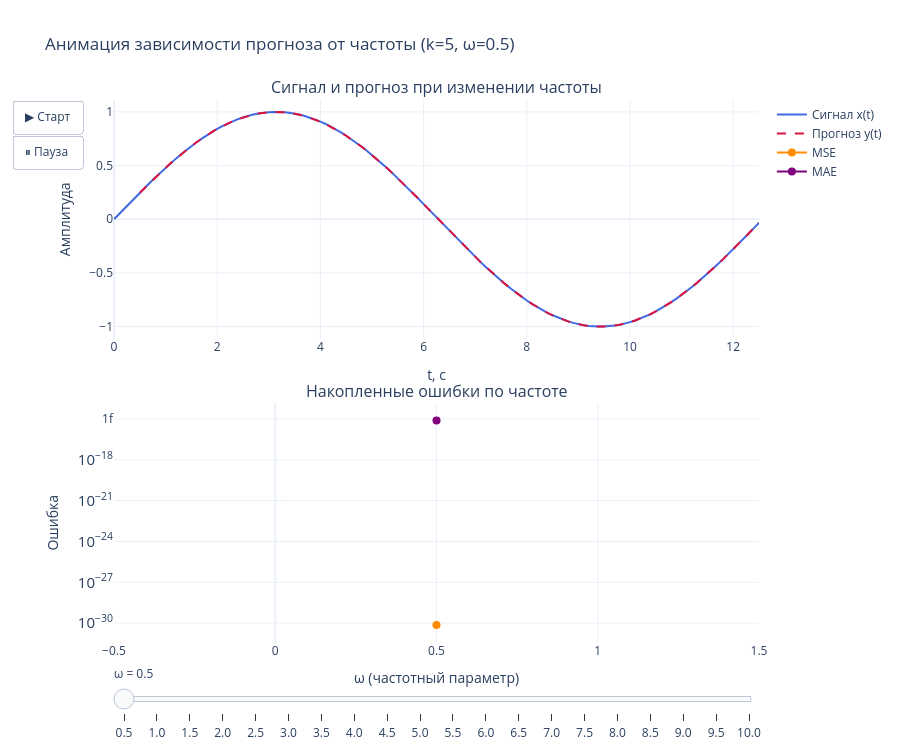

Notebook cell for this chart:
### Markdown cell above
### Влияние частоты сигнала

Исследуем, как частотный параметр $\omega$ в $x(t) = \sin(\omega t)$ влияет на точность прогнозирования при фиксированном $k = 5$.

### Code cell
freq_values = np.arange(0.5, 10.5, 0.5)
k_fixed = 5
mse_by_freq = []
mae_by_freq = []
signals_by_freq = []
predictions_by_freq = []

for f in freq_values:
    x_f = np.sin(f * t)
    W_f, P_f, T_f = build_linear_nn(x_f, k_fixed)
    y_f = predict(W_f, P_f).flatten()
    e_f = x_f[k_fixed:] - y_f
    mse_by_freq.append(np.mean(e_f ** 2))
    mae_by_freq.append(np.mean(np.abs(e_f)))
    signals_by_freq.append(x_f)
    predictions_by_freq.append(y_f)

fig_freq = make_subplots(
    rows=2, cols=1,
    subplot_titles=(
        'Сигнал и прогноз при изменении частоты',
        'Накопленные ошибки по частоте'
    ),
    vertical_spacing=0.12
)

fig_freq.add_trace(go.Scatter(
    x=t, y=signals_by_freq[0],
    mode='lines',
    line=dict(width=2, color='royalblue'),
    name='Сигнал x(t)'
), row=1, col=1)

fig_freq.add_trace(go.Scatter(
    x=t[k_fixed:], y=predictions_by_freq[0],
    mode='lines',
    line=dict(width=2, color='crimson', dash='dash'),
    name='Прогноз y(t)'
), row=1, col=1)

fig_freq.add_trace(go.Scatter(
    x=freq_values[:1], y=mse_by_freq[:1],
    mode='lines+markers',
    marker=dict(size=8, color='darkorange'),
    line=dict(width=2, color='darkorange'),
    name='MSE'
), row=2, col=1)

fig_freq.add_trace(go.Scatter(
    x=freq_values[:1], y=mae_by_freq[:1],
    mode='lines+markers',
    marker=dict(size=8, color='purple'),
    line=dict(width=2, color='purple'),
    name='MAE'
), row=2, col=1)

frames_freq = []
for idx, f in enumerate(freq_values):
    frames_freq.append(go.Frame(
        data=[
            go.Scatter(x=t, y=signals_by_freq[idx]),
            go.Scatter(x=t[k_fixed:], y=predictions_by_freq[idx]),
            go.Scatter(x=freq_values[:idx + 1], y=mse_by_freq[:idx + 1]),
            go.Scatter(x=freq_values[:idx + 1], y=mae_by_freq[:idx + 1]),
        ],
        traces=[0, 1, 2, 3],
        name=f'{f:.1f}',
        layout=go.Layout(title=f'Анимация зависимости прогноза от частоты (k={k_fixed}, ω={f:.1f})')
    ))

fig_freq.frames = frames_freq
fig_freq.update_xaxes(title_text='t, c', row=1, col=1)
fig_freq.update_xaxes(title_text='ω (частотный параметр)', row=2, col=1)
fig_freq.update_yaxes(title_text='Амплитуда', row=1, col=1)
fig_freq.update_yaxes(title_text='Ошибка', row=2, col=1, type='log')

fig_freq.update_layout(
    title=f'Анимация зависимости прогноза от частоты (k={k_fixed}, ω={freq_values[0]:.1f})',
    template='plotly_white',
    height=750,
    updatemenus=[dict(
        type='buttons',
        showactive=False,
        buttons=[
            dict(label='▶ Старт', method='animate', args=[None, dict(frame=dict(duration=800, redraw=True), fromcurrent=True)]),
            dict(label='⏸ Пауза', method='animate', args=[[None], dict(frame=dict(duration=0, redraw=False), mode='immediate')]),
        ]
    )],
    sliders=[dict(
        active=0,
        currentvalue=dict(prefix='ω = '),
        steps=[
            dict(
                method='animate',
                args=[[f'{freq:.1f}'], dict(frame=dict(duration=0, redraw=True), mode='immediate')],
                label=f'{freq:.1f}'
            )
            for freq in freq_values
        ]
    )]
)

fig_freq.write_html("outputs/mse_vs_freq.html")
fig_freq.show()

print("\n   ω   |    MSE       |    MAE")
print("-------|--------------|-------------")
for f, m, a in zip(freq_values, mse_by_freq, mae_by_freq):
    print(f"  {f:4.1f} |  {m:.6e}  |  {a:.6e}")

### Figure 1 — Plotly figure (JSON) as saved in the notebook; plotly's stock layout.template omitted (floating-point values rounded to 4 significant figures)
{"data": [{"line": {"color": "royalblue", "width": 2}, "mode": "lines", "name": "Сигнал x(t)", "type": "scatter", "x": [0.0, 0.1, 0.2, 0.3, 0.4, 0.5, 0.6, 0.7, 0.8, 0.9, 1.0, 1.1, 1.2, 1.3, 1.4, 1.5, 1.6, 1.7, 1.8, 1.9, 2.0, 2.1, 2.2, 2.3, 2.4, 2.5, 2.6, 2.7, 2.8, 2.9, 3.0, 3.1, 3.2, 3.3, 3.4, 3.5, 3.6, 3.7, 3.8, 3.9, 4.0, 4.1, 4.2, 4.3, 4.4, 4.5, 4.6, 4.7, 4.8, 4.9, 5.0, 5.1, 5.2, 5.3, 5.4, 5.5, 5.6, 5.7, 5.8, 5.9, 6.0, 6.1, 6.2, 6.3, 6.4, 6.5, 6.6, 6.7, 6.8, 6.9, 7.0, 7.1, 7.2, 7.3, 7.4, 7.5, 7.6, 7.7, 7.8, 7.9, 8.0, 8.1, 8.2, 8.3, 8.4, 8.5, 8.6, 8.7, 8.8, 8.9, 9.0, 9.1, 9.2, 9.3, 9.4, 9.5, 9.6, 9.7, 9.8, 9.9, 10.0, 10.1, 10.2, 10.3, 10.4, 10.5, 10.6, 10.7, 10.8, 10.9, 11.0, 11.1, 11.2, 11.3, 11.4, 11.5, 11.6, 11.7, 11.8, 11.9, 12.0, 12.1, 12.2, 12.3, 12.4, 12.5], "xaxis": "x", "y": [0.0, 0.04998, 0.09983, 0.1494, 0.1987, 0.2474, 0.2955, 0.3429, 0.3894, 0.435, 0.4794, 0.5227, 0.5646, 0.6052, 0.6442, 0.6816, 0.7174, 0.7513, 0.7833, 0.8134, 0.8415, 0.8674, 0.8912, 0.9128, 0.932, 0.949, 0.9636, 0.9757, 0.9854, 0.9927, 0.9975, 0.9998, 0.9996, 0.9969, 0.9917, 0.984, 0.9738, 0.9613, 0.9463, 0.929, 0.9093, 0.8874, 0.8632, 0.8369, 0.8085, 0.7781, 0.7457, 0.7115, 0.6755, 0.6378, 0.5985, 0.5577, 0.5155, 0.472, 0.4274, 0.3817, 0.335, 0.2875, 0.2392, 0.1904, 0.1411, 0.09146, 0.04158, -0.008407, -0.05837, -0.1082, -0.1577, -0.2069, -0.2555, -0.3035, -0.3508, -0.3971, -0.4425, -0.4868, -0.5298, -0.5716, -0.6119, -0.6506, -0.6878, -0.7232, -0.7568, -0.7885, -0.8183, -0.846, -0.8716, -0.895, -0.9162, -0.9351, -0.9516, -0.9658, -0.9775, -0.9868, -0.9937, -0.9981, -0.9999, -0.9993, -0.9962, -0.9905, -0.9825, -0.9719, -0.9589, -0.9435, -0.9258, -0.9058, -0.8835, -0.8589, -0.8323, -0.8035, -0.7728, -0.7401, -0.7055, -0.6692, -0.6313, -0.5917, -0.5507, -0.5083, -0.4646, -0.4198, -0.3739, -0.3271, -0.2794, -0.2311, -0.1822, -0.1328, -0.08309, -0.03318], "yaxis": "y"}, {"line": {"color": "crimson", "dash": "dash", "width": 2}, "mode": "lines", "name": "Прогноз y(t)", "type": "scatter", "x": [0.5, 0.6, 0.7, 0.8, 0.9, 1.0, 1.1, 1.2, 1.3, 1.4, 1.5, 1.6, 1.7, 1.8, 1.9, 2.0, 2.1, 2.2, 2.3, 2.4, 2.5, 2.6, 2.7, 2.8, 2.9, 3.0, 3.1, 3.2, 3.3, 3.4, 3.5, 3.6, 3.7, 3.8, 3.9, 4.0, 4.1, 4.2, 4.3, 4.4, 4.5, 4.6, 4.7, 4.8, 4.9, 5.0, 5.1, 5.2, 5.3, 5.4, 5.5, 5.6, 5.7, 5.8, 5.9, 6.0, 6.1, 6.2, 6.3, 6.4, 6.5, 6.6, 6.7, 6.8, 6.9, 7.0, 7.1, 7.2, 7.3, 7.4, 7.5, 7.6, 7.7, 7.8, 7.9, 8.0, 8.1, 8.2, 8.3, 8.4, 8.5, 8.6, 8.7, 8.8, 8.9, 9.0, 9.1, 9.2, 9.3, 9.4, 9.5, 9.6, 9.7, 9.8, 9.9, 10.0, 10.1, 10.2, 10.3, 10.4, 10.5, 10.6, 10.7, 10.8, 10.9, 11.0, 11.1, 11.2, 11.3, 11.4, 11.5, 11.6, 11.7, 11.8, 11.9, 12.0, 12.1, 12.2, 12.3, 12.4, 12.5], "xaxis": "x", "y": [0.2474, 0.2955, 0.3429, 0.3894, 0.435, 0.4794, 0.5227, 0.5646, 0.6052, 0.6442, 0.6816, 0.7174, 0.7513, 0.7833, 0.8134, 0.8415, 0.8674, 0.8912, 0.9128, 0.932, 0.949, 0.9636, 0.9757, 0.9854, 0.9927, 0.9975, 0.9998, 0.9996, 0.9969, 0.9917, 0.984, 0.9738, 0.9613, 0.9463, 0.929, 0.9093, 0.8874, 0.8632, 0.8369, 0.8085, 0.7781, 0.7457, 0.7115, 0.6755, 0.6378, 0.5985, 0.5577, 0.5155, 0.472, 0.4274, 0.3817, 0.335, 0.2875, 0.2392, 0.1904, 0.1411, 0.09146, 0.04158, -0.008407, -0.05837, -0.1082, -0.1577, -0.2069, -0.2555, -0.3035, -0.3508, -0.3971, -0.4425, -0.4868, -0.5298, -0.5716, -0.6119, -0.6506, -0.6878, -0.7232, -0.7568, -0.7885, -0.8183, -0.846, -0.8716, -0.895, -0.9162, -0.9351, -0.9516, -0.9658, -0.9775, -0.9868, -0.9937, -0.9981, -0.9999, -0.9993, -0.9962, -0.9905, -0.9825, -0.9719, -0.9589, -0.9435, -0.9258, -0.9058, -0.8835, -0.8589, -0.8323, -0.8035, -0.7728, -0.7401, -0.7055, -0.6692, -0.6313, -0.5917, -0.5507, -0.5083, -0.4646, -0.4198, -0.3739, -0.3271, -0.2794, -0.2311, -0.1822, -0.1328, -0.08309, -0.03318], "yaxis": "y"}, {"line": {"color": "darkorange", "width": 2}, "marker": {"color": "darkorange", "size": 8}, "mode": "lines+markers", "name": "MSE", "type": "scatter", "x": [0.5], "xaxis": "x2", "y": [7.162e-31], "yaxis": "y2"}, {"line": {"color": "purple", "width": 2}, "marker": {"color": "purple", "size": 8}, "mode": "lines+markers", "name": "MAE", "type": "scatter", "x": [0.5], "xaxis": "x2", "y": [7.721e-16], "yaxis": "y2"}], "layout": {"annotations": [{"font": {"size": 16}, "showarrow": false, "text": "Сигнал и прогноз при изменении частоты", "x": 0.5, "xanchor": "center", "xref": "paper", "y": 1, "yanchor": "bottom", "yref": "paper"}, {"font": {"size": 16}, "showarrow": false, "text": "Накопленные ошибки по частоте", "x": 0.5, "xanchor": "center", "xref": "paper", "y": 0.44, "yanchor": "bottom", "yref": "paper"}], "height": 750, "sliders": [{"active": 0, "currentvalue": {"prefix": "ω = "}, "steps": [{"args": [["0.5"], {"frame": {"duration": 0, "redraw": true}, "mode": "immediate"}], "label": "0.5", "method": "animate"}, {"args": [["1.0"], {"frame": {"duration": 0, "redraw": true}, "mode": "immediate"}], "label": "1.0", "method": "animate"}, {"args": [["1.5"], {"frame": {"duration": 0, "redraw": true}, "mode": "immediate"}], "label": "1.5", "method": "animate"}, {"args": [["2.0"], {"frame": {"duration": 0, "redraw": true}, "mode": "immediate"}], "label": "2.0", "method": "animate"}, {"args": [["2.5"], {"frame": {"duration": 0, "redraw": true}, "mode": "immediate"}], "label": "2.5", "method": "animate"}, {"args": [["3.0"], {"frame": {"duration": 0, "redraw": true}, "mode": "immediate"}], "label": "3.0", "method": "animate"}, {"args": [["3.5"], {"frame": {"duration": 0, "redraw": true}, "mode": "immediate"}], "label": "3.5", "method": "animate"}, {"args": [["4.0"], {"frame": {"duration": 0, "redraw": true}, "mode": "immediate"}], "label": "4.0", "method": "animate"}, {"args": [["4.5"], {"frame": {"duration": 0, "redraw": true}, "mode": "immediate"}], "label": "4.5", "method": "animate"}, {"args": [["5.0"], {"frame": {"duration": 0, "redraw": true}, "mode": "immediate"}], "label": "5.0", "method": "animate"}, {"args": [["5.5"], {"frame": {"duration": 0, "redraw": true}, "mode": "immediate"}], "label": "5.5", "method": "animate"}, {"args": [["6.0"], {"frame": {"duration": 0, "redraw": true}, "mode": "immediate"}], "label": "6.0", "method": "animate"}, {"args": [["6.5"], {"frame": {"duration": 0, "redraw": true}, "mode": "immediate"}], "label": "6.5", "method": "animate"}, {"args": [["7.0"], {"frame": {"duration": 0, "redraw": true}, "mode": "immediate"}], "label": "7.0", "method": "animate"}, {"args": [["7.5"], {"frame": {"duration": 0, "redraw": true}, "mode": "immediate"}], "label": "7.5", "method": "animate"}, {"args": [["8.0"], {"frame": {"duration": 0, "redraw": true}, "mode": "immediate"}], "label": "8.0", "method": "animate"}, {"args": [["8.5"], {"frame": {"duration": 0, "redraw": true}, "mode": "immediate"}], "label": "8.5", "method": "animate"}, {"args": [["9.0"], {"frame": {"duration": 0, "redraw": true}, "mode": "immediate"}], "label": "9.0", "method": "animate"}, {"args": [["9.5"], {"frame": {"duration": 0, "redraw": true}, "mode": "immediate"}], "label": "9.5", "method": "animate"}, {"args": [["10.0"], {"frame": {"duration": 0, "redraw": true}, "mode": "immediate"}], "label": "10.0", "method": "animate"}]}], "title": {"text": "Анимация зависимости прогноза от частоты (k=5, ω=0.5)"}, "updatemenus": [{"buttons": [{"args": [null, {"frame": {"duration": 800, "redraw": true}, "fromcurrent": true}], "label": "▶ Старт", "method": "animate"}, {"args": [[null], {"frame": {"duration": 0, "redraw": false}, "mode": "immediate"}], "label": "⏸ Пауза", "method": "animate"}], "showactive": false, "type": "buttons"}], "xaxis": {"anchor": "y", "domain": [0, 1], "title": {"text": "t, c"}}, "xaxis2": {"anchor": "y2", "domain": [0, 1], "title": {"text": "ω (частотный параметр)"}}, "yaxis": {"anchor": "x", "domain": [0.56, 1], "title": {"text": "Амплитуда"}}, "yaxis2": {"anchor": "x2", "domain": [0, 0.44], "title": {"text": "Ошибка"}, "type": "log"}}}
